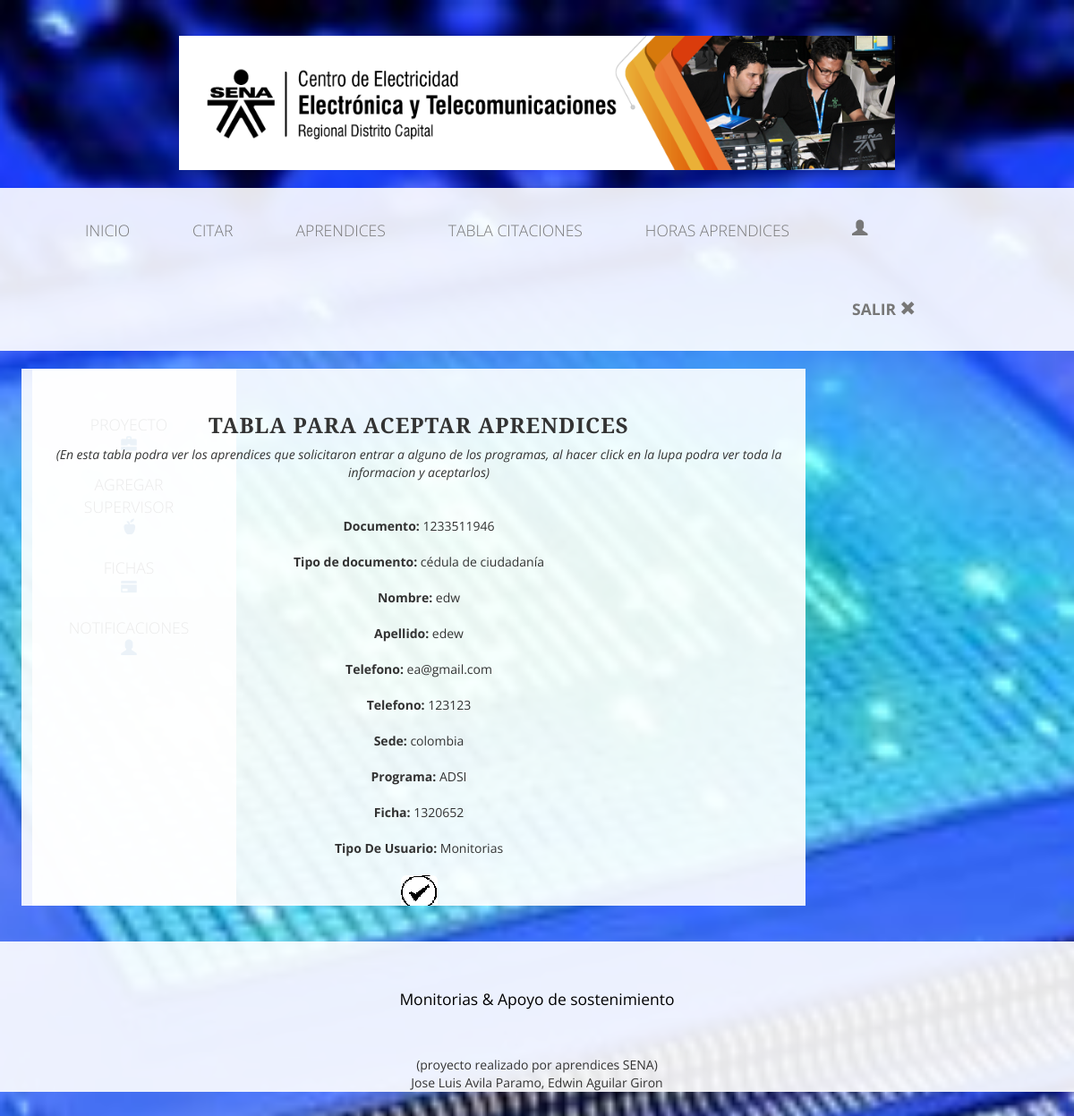
The app's page /vista/directivo/observar.php?codigo=29 with its own data.
### tables this page shows
CREATE TABLE IF NOT EXISTS `usuario` (
  `id_usuario` int(11) NOT NULL AUTO_INCREMENT,
  `documento` int(12) NOT NULL,
  `id_tipoDocumento` varchar(20) NOT NULL,
  `nombre` varchar(20) NOT NULL,
  `apellido` varchar(20) NOT NULL,
  `correo` varchar(30) NOT NULL,
  `telefono` varchar(12) NOT NULL,
  `contrasena` varchar(20) NOT NULL,
  `passadmin` varchar(20) NOT NULL,
  `passsuper` varchar(20) NOT NULL,
  `id_sede` varchar(20) NOT NULL,
  `id_programa` varchar(20) NOT NULL,
  `id_ficha` varchar(20) NOT NULL,
  `id_tipoUsuario` varchar(20) NOT NULL,
  `id_rol` varchar(20) NOT NULL,
  `id_estado` varchar(20) NOT NULL,
  PRIMARY KEY (`id_usuario`)
);

CREATE TABLE IF NOT EXISTS `tipodocumento` (
  `id_tipoDocumento` int(11) NOT NULL AUTO_INCREMENT,
  `nombre` varchar(50) NOT NULL,
  PRIMARY KEY (`id_tipoDocumento`)
);

CREATE TABLE IF NOT EXISTS `sede` (
  `id_sede` int(11) NOT NULL AUTO_INCREMENT,
  `nombre` varchar(20) NOT NULL,
  PRIMARY KEY (`id_sede`)
);

CREATE TABLE IF NOT EXISTS `programa` (
  `id_programa` int(11) NOT NULL AUTO_INCREMENT,
  `nombre` varchar(20) NOT NULL,
  `id_estado` int(11) NOT NULL,
  PRIMARY KEY (`id_programa`)
);

CREATE TABLE IF NOT EXISTS `ficha` (
  `id_ficha` int(11) NOT NULL AUTO_INCREMENT,
  `nombre` int(20) NOT NULL,
  `id_estado` int(11) NOT NULL,
  PRIMARY KEY (`id_ficha`)
);

CREATE TABLE IF NOT EXISTS `tipousuario` (
  `id_tipoUsuario` int(11) NOT NULL AUTO_INCREMENT,
  `nombre` varchar(20) NOT NULL,
  `id_estado` int(11) NOT NULL,
  PRIMARY KEY (`id_tipoUsuario`)
);

### vista/directivo/observar.php (called while the page is built, shortened)
<?php
include_once'cabeceraDirecrivo.php';
?>
    <?php
include_once'contenedorDirectivo.php';
?>
<?php
include_once'../../controlador/directivoController/observarController.php';
?>
    <?php
include_once'finDirectivo.php';
?>

### controlador/class.usuario.php (called while the page is built, shortened)
<?php
class Usuario{
	static function imprimirusuario($WHERE){
		$db = new Conexion();
		$sql = "SELECT usuario.id_usuario,usuario.documento, tipoDocumento.nombre as tipodedocumento, usuario.nombre, usuario.apellido, usuario.correo ,usuario.telefono,usuario.contrasena,usuario.passadmin,usuario.passsuper,sede.nombre as sede, programa.nombre as nombreprograma, ficha.nombre as ficha, tipoUsuario.nombre as programa, rol.nombre as rol, estado.nombre as estado FROM usuario
		INNER JOIN tipoDocumento on usuario.id_tipoDocumento=tipoDocumento.id_tipoDocumento
		INNER JOIN sede on usuario.id_sede=sede.id_sede
		INNER JOIN programa on usuario.id_programa=programa.id_programa
		INNER JOIN ficha on usuario.id_ficha=ficha.id_ficha
		INNER JOIN tipoUsuario on usuario.id_tipoUsuario=tipoUsuario.id_tipoUsuario
		INNER JOIN rol on usuario.id_rol=rol.id_rol
		INNER JOIN estado on usuario.id_estado=estado.id_estado
		$WHERE;";
		$datos=$db->query($sql);
		return $datos;
}
}
?>

### controlador/directivoController/observarController.php (the view, shortened to what this page needs)
<div class="box" id="contenido">
            <center>
                <h3><strong>TABLA PARA ACEPTAR APRENDICES</strong></h3>
                <em>(En esta tabla podra ver los aprendices que solicitaron entrar a alguno de los programas, al hacer
                    click en la lupa podra ver toda la informacion y aceptarlos)</em></acronym><br><br>
                <?php
require_once '../../controlador/class.usuario.php';
$query = Usuario::imprimirusuario("Where usuario.id_usuario='$_GET[codigo]'");
while ($reg=$query->fetch_array())
{
echo '<br>';
echo '<strong>';
echo 'Documento: ';
echo '</strong>';
echo $reg['documento'];
echo '<br>';
echo '<br>';
echo '<strong>';
echo 'Tipo de documento: ';
echo '</strong>';
echo $reg['tipodedocumento'];
echo '<br>';
echo '<br>';
echo '<strong>';
echo 'Nombre: ';
echo '</strong>';
echo $reg['nombre'];
echo '<br>';
echo '<br>';
echo '<strong>';
echo 'Apellido: ';
echo '</strong>';
echo $reg['apellido'];
echo '<br>';
echo '<br>';
echo '<strong>';
echo 'Telefono: ';
echo '</strong>';
echo $reg['correo'];
echo '<br>';
echo '<br>';
echo '<strong>';
echo 'Telefono: ';
echo '</strong>';
echo $reg['telefono'];
echo '<br>';
echo '<br>';
echo '<strong>';
echo 'Sede: ';
echo '</strong>';
echo $reg['sede'];
echo '<br>';
echo '<br>';
echo '<strong>';
echo 'Programa: ';
echo '</strong>';
echo $reg['nombreprograma'];
echo '<br>';
echo '<br>';
echo '<strong>';
echo 'Ficha: ';
echo '</strong>';
echo $reg['ficha'];
echo '<br>';
echo '<br>';
echo '<strong>';
echo 'Tipo De Usuario: ';
echo '</strong>';
echo $reg['programa'];
echo '<br>';
echo '<br>';
echo "<td><a href='../../controlador/prueba.php?codigo=$_GET[codigo]&codigohabilitar=2'><img src='../../img/aceptar.png' class='img-rounded'/></a></td>";
}
?>
            </center>
            <br>
            <br>
            <br />
    </center>

### css/estile.css (style rules this page uses)
#contenido { height: 600px; margin-left: 25%; margin-right: 3%; right: 22%; overflow: auto; position: relative; top: 40%; }

### css/business-casual.css (style rules this page uses)
body { font-family: "Open Sans","Helvetica Neue",Helvetica,Arial,sans-serif; background: url(../img/bg.jpg) no-repeat center center fixed; -webkit-background-size: cover; -moz-background-size: cover; background-size: cover; -o-background-size: cover; }
h1, h2, h3, h4, h5, h6 { text-transform: uppercase; font-family: "Josefin Slab","Helvetica Neue",Helvetica,Arial,sans-serif; font-weight: 700; letter-spacing: 1px; }
.box { padding: 30px 15px; background: #fff; background: rgba(255,255,255,0.9); }
@media screen and (min-width:1200px) { .box:after { content: ''; display: table; clear: both; } }

### records on screen
usuario: documento "1233511946", id_tipoDocumento.nombre "cédula de ciudadanía", nombre "edw", apellido "edew", correo "ea@gmail.com", telefono "123123", id_sede.nombre "colombia", id_programa.nombre "ADSI", id_ficha.nombre "1320652", id_tipoUsuario.nombre "Monitorias"
